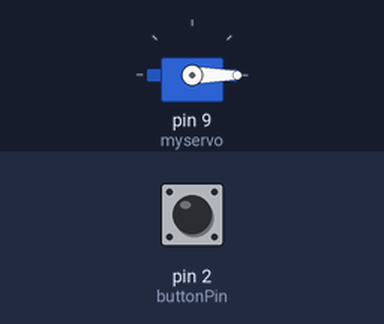
Bench run of a sketch on a simulated Arduino Uno, built with avr-gcc and run on an emulated ATmega328P. Parts: servo. The inputs (shaded band) are chosen by the test bench; at power-on: pin 2 (buttonPin) LOW. What the sketch prints to the serial monitor is not drawn.

Above: at 1.2 s.
1.3 s: pin 2 (buttonPin) pulled HIGH for 1 s
At 3.3 s:
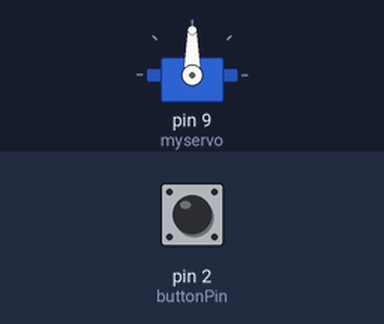
3.8 s: pin 2 (buttonPin) pulled HIGH for 0.15 s
At 4.6 s:
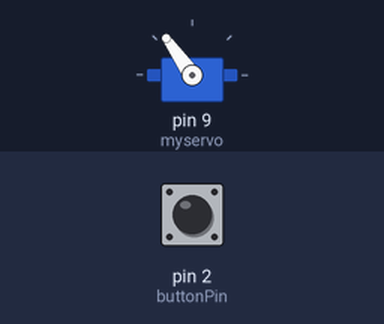
5.4 s: pin 2 (buttonPin) pulled HIGH for 3.2 s
At 6.4 s:
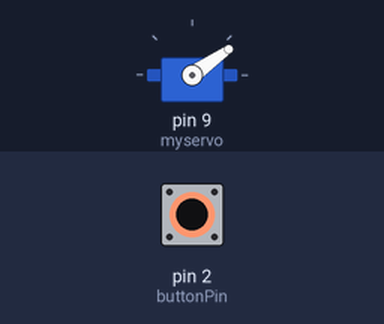
Timing chart, 0 to 9.3 s (numbered marks = the images above; inputs shaded):
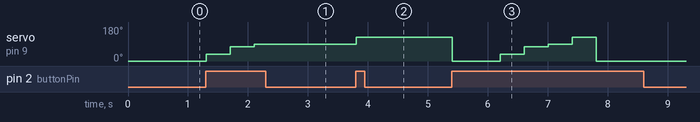

Measured:
- after the input at 1.3 s, servo on pin 9 (myservo): 0° → 35° at once, → 75° 0.40 s later, → 90° 0.40 s later
- after the input at 3.8 s, servo on pin 9 (myservo): 90° → 125° at once
- after the input at 5.4 s, servo on pin 9 (myservo): 125° → 0° at once, → 35° 0.80 s later, → 75° 0.40 s later, → 90° 0.40 s later, … (6 changes in this stretch)

The sketch:

buttonState.ino
```cpp
#include <Servo.h>

Servo myservo;  // create servo object to control a servo
                // twelve servo objects can be created on most boards
int positions[] = {0,35,75,90,125};
const int buttonPin = 2; //the pin number of the pushbutton input pin
int buttonState = 0;
int buttonPressCount = 0;
int numberOfPositions = 5;


void setup() {
  // initialize the Servo pin as output:
  myservo.attach(9);
  pinMode(buttonPin, INPUT);
  Serial.begin(9600);

}
void loop() {
  // read the state of the pushbutton value:
  buttonState = digitalRead(buttonPin);
  Serial.print(buttonState);
  Serial.print(buttonPressCount);

  if (buttonState == 1 && buttonPressCount <= 4) {
    buttonPressCount++;
    myservo.write(positions [buttonPressCount]);
    delay(400);
  }
  else if (buttonState == 1 && buttonPressCount > 4) {
    buttonPressCount = 0;
    myservo.write(positions [buttonPressCount]);
    delay(400);
  }
  else if (buttonState == 0) {
    myservo.write(positions [buttonPressCount]);
  }


//  //check if button is pressed.
//  //it it is, the buttonState is HIGH):
//    for (int i = 0; i<numberOfPositions; i++) {
//      if (buttonPressCount % numberOfPositions ==i) {
//        // change position/angel of servo:
//        myservo.write(positions [i]);
//    } else {
//    // don't move servo:
//
//    }
//  }
//
//  delay(400);
}
```
